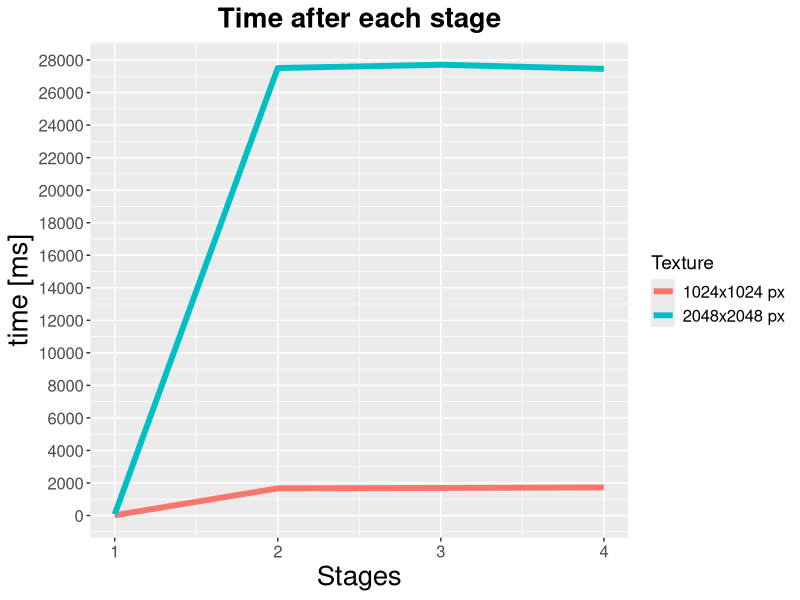
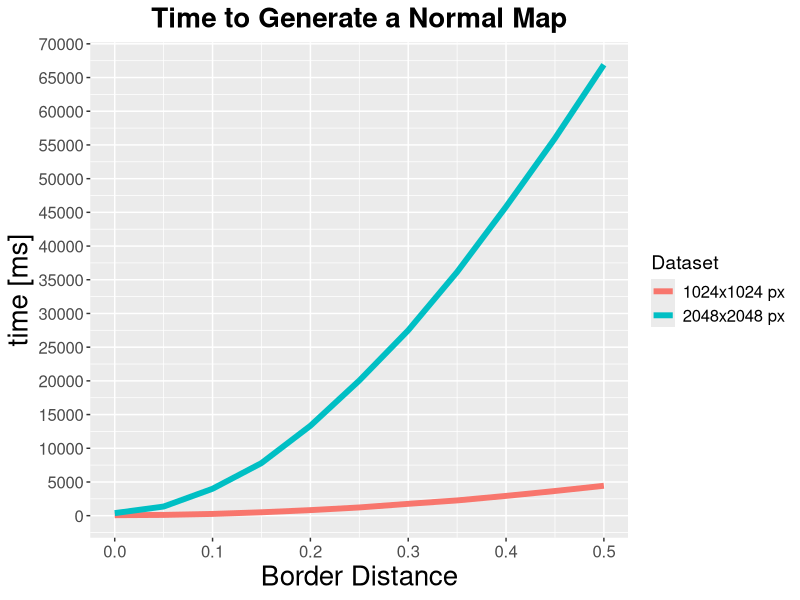
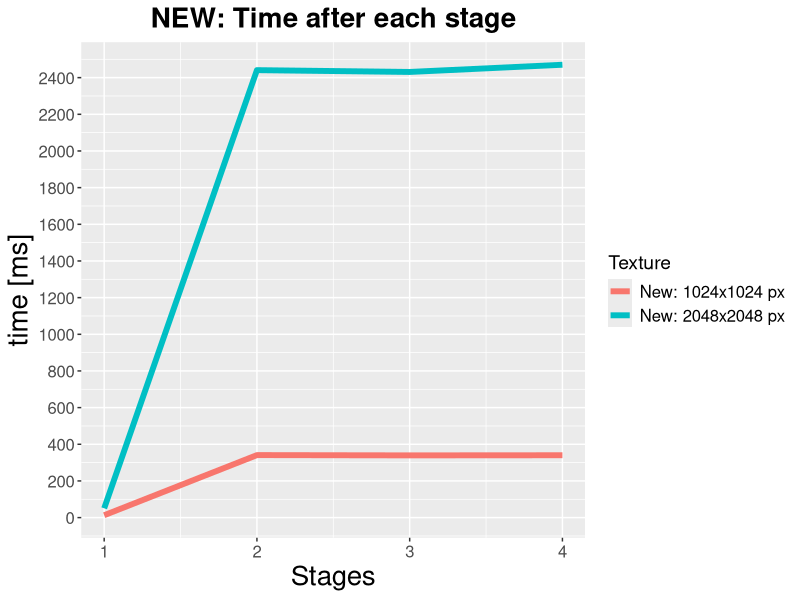
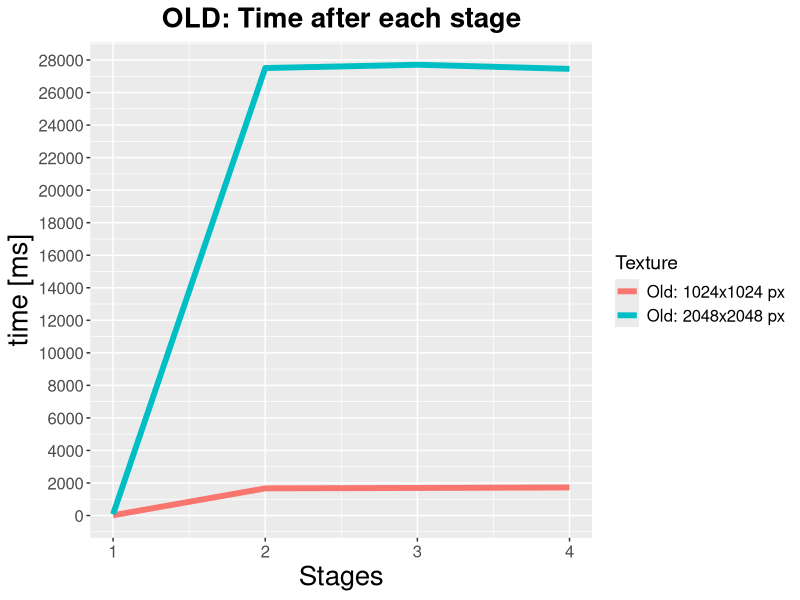
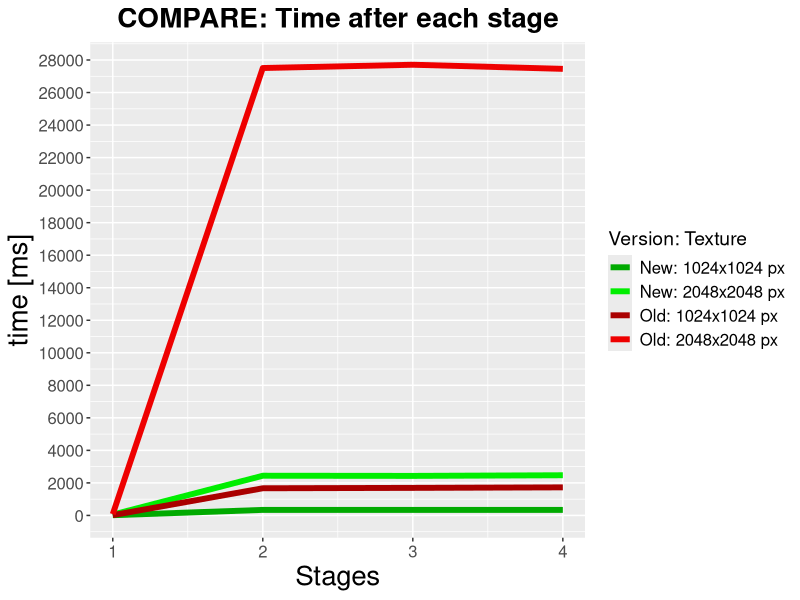
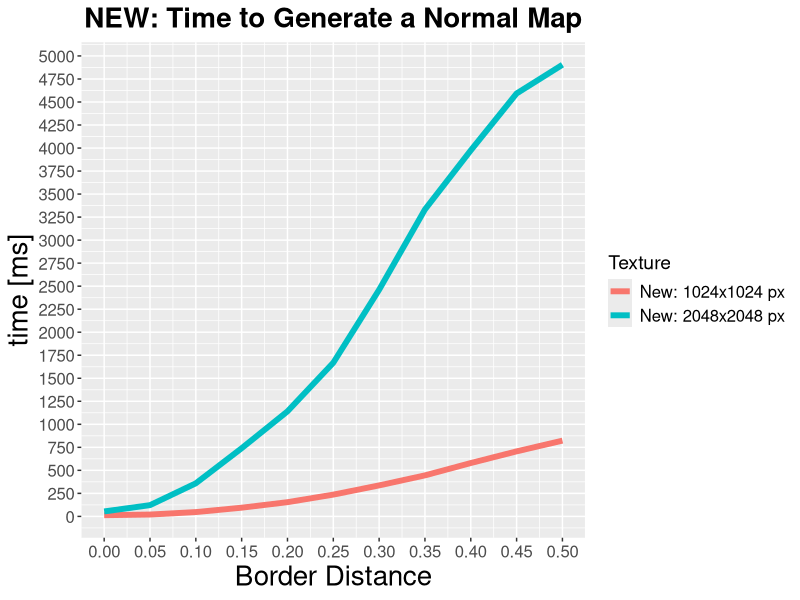
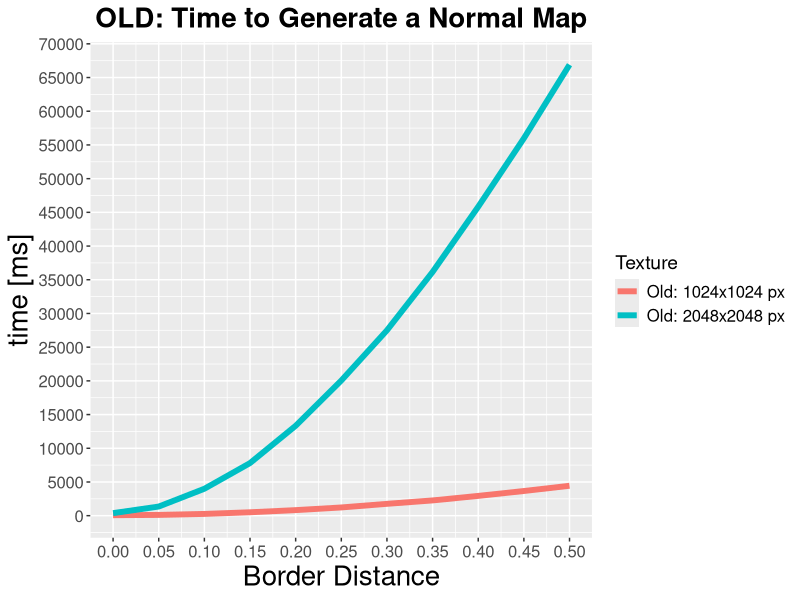
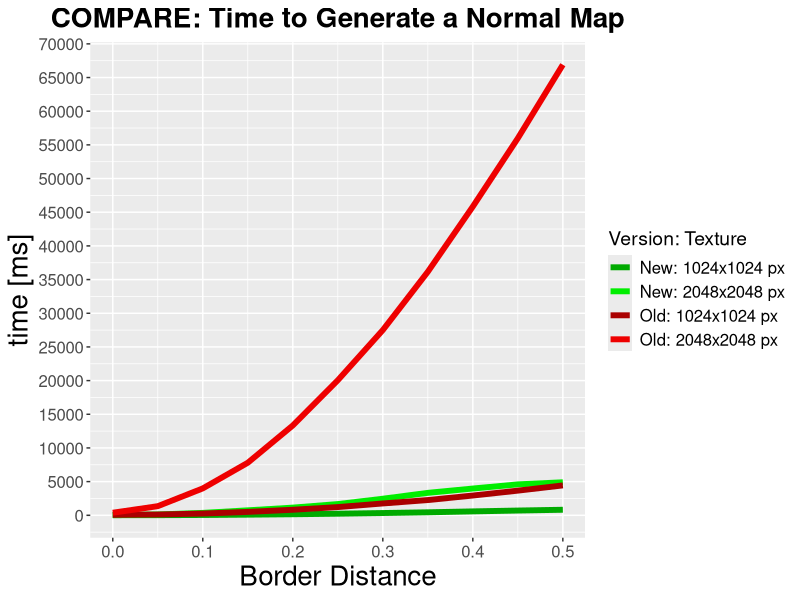

Source code (R) for these figures, in order:
## ---- chunk 1
library(tidyverse)

# Read both data files
x1 <- read_csv('data/old_2048_stages.txt', col_types = 'cnii') %>% mutate(dataset = "2048x2048 px")
x2 <- read_csv('data/old_1024_stages.txt', col_types = 'cnii') %>% mutate(dataset = "1024x1024 px")

# Combine into one data frame
combined_data <- bind_rows(x1, x2)

# Per stage plot
ggplot(combined_data, aes(x = as.numeric(stage), y = time, color = dataset)) + 
  stat_summary(fun = mean, geom = "line", linewidth = 2) +
  scale_y_continuous(n.breaks = 20) +
  labs(title = "Time after each stage", x = "Stages", y = "time [ms]", color = "Texture") +
  theme(
    axis.title = element_text(size = 20), 
    plot.title = element_text(size = 20, face = "bold", hjust = 0.5), 
    axis.text = element_text(size = 12),
    legend.title = element_text(size = 14),
    legend.text = element_text(size = 12)
  )
## ---- chunk 2
library(tidyverse)

# Read both data files
x1 <- read_csv('data/old_2048.txt', col_types = 'cnii') %>% mutate(dataset = "2048x2048 px")
x2 <- read_csv('data/old_1024.txt', col_types = 'cnii') %>% mutate(dataset = "1024x1024 px")

# Combine into one data frame
combined_data <- bind_rows(x1, x2)

# Full plot
ggplot(combined_data, aes(x = as.numeric(dist), y = time, color = dataset)) + 
  stat_summary(fun = mean, geom = "line", linewidth = 2) +
  scale_y_continuous(n.breaks = 20) +
  labs(title = "Time to Generate a Normal Map", x = "Border Distance", y = "time [ms]", color = "Dataset") +
  theme(
    axis.title = element_text(size = 20), 
    plot.title = element_text(size = 20, face = "bold", hjust = 0.5), 
    axis.text = element_text(size = 12),
    legend.title = element_text(size = 14),
    legend.text = element_text(size = 12)
  )
## ---- chunk 3
library(tidyverse)

# Read both data files
x1 <- read_csv('data/opt_2048_stages.txt', col_types = 'cnii') %>% mutate(dataset = "New: 2048x2048 px")
x2 <- read_csv('data/opt_1024_stages.txt', col_types = 'cnii') %>% mutate(dataset = "New: 1024x1024 px")

# Combine into one data frame
combined_data <- bind_rows(x1, x2)

# New plot
ggplot(combined_data, aes(x = as.numeric(stage), y = time, color = dataset)) + 
  stat_summary(fun = mean, geom = "line", linewidth = 2) +
  scale_y_continuous(n.breaks = 18) +
  labs(title = "NEW: Time after each stage", x = "Stages", y = "time [ms]", color = "Texture") +
  theme(
    axis.title = element_text(size = 20), 
    plot.title = element_text(size = 20, face = "bold", hjust = 0.5), 
    axis.text = element_text(size = 12),
    legend.title = element_text(size = 14),
    legend.text = element_text(size = 12)
  )

#------------------------------------------------------------------------------
# Read both data files
x3 <- read_csv('data/old_2048_stages.txt', col_types = 'cnii') %>% mutate(dataset = "Old: 2048x2048 px")
x4 <- read_csv('data/old_1024_stages.txt', col_types = 'cnii') %>% mutate(dataset = "Old: 1024x1024 px")

# Combine into one data frame
combined_data <- bind_rows(x3, x4)

# Old plot
ggplot(combined_data, aes(x = as.numeric(stage), y = time, color = dataset)) + 
  stat_summary(fun = mean, geom = "line", linewidth = 2) +
  scale_y_continuous(n.breaks = 21) +
  labs(title = "OLD: Time after each stage", x = "Stages", y = "time [ms]", color = "Texture") +
  theme(
    axis.title = element_text(size = 20), 
    plot.title = element_text(size = 20, face = "bold", hjust = 0.5), 
    axis.text = element_text(size = 12),
    legend.title = element_text(size = 14),
    legend.text = element_text(size = 12)
  )
## ---- chunk 4
library(tidyverse)

# Read data files
x1 <- read_csv('data/opt_2048_stages.txt', col_types = 'cnii') %>% mutate(dataset = "New: 2048x2048 px")
x2 <- read_csv('data/opt_1024_stages.txt', col_types = 'cnii') %>% mutate(dataset = "New: 1024x1024 px")
x3 <- read_csv('data/old_2048_stages.txt', col_types = 'cnii') %>% mutate(dataset = "Old: 2048x2048 px")
x4 <- read_csv('data/old_1024_stages.txt', col_types = 'cnii') %>% mutate(dataset = "Old: 1024x1024 px")

# Combine into one data frame
combined_data <- bind_rows(x1, x2, x3, x4)

# Combined plot
ggplot(combined_data, aes(x = as.numeric(stage), y = time, color = dataset)) + 
  stat_summary(fun = mean, geom = "line", linewidth = 2) +
  scale_y_continuous(n.breaks = 20) +
  scale_color_manual(
        values = c(
          "New: 2048x2048 px" = "#00EE00",
          "New: 1024x1024 px" = "#00AA00",
          "Old: 2048x2048 px" = "#EE0000",
          "Old: 1024x1024 px" = "#AA0000"
        )
      ) +
  labs(title = "COMPARE: Time after each stage", x = "Stages", y = "time [ms]", color = "Version: Texture") +
  theme(
    axis.title = element_text(size = 20), 
    plot.title = element_text(size = 20, face = "bold", hjust = 0.5), 
    axis.text = element_text(size = 12),
    legend.title = element_text(size = 14),
    legend.text = element_text(size = 12)
  )
## ---- chunk 5
library(tidyverse)

# Read both data files
x1 <- read_csv('data/opt_2048.txt', col_types = 'cnii') %>% mutate(dataset = "New: 2048x2048 px")
x2 <- read_csv('data/opt_1024.txt', col_types = 'cnii') %>% mutate(dataset = "New: 1024x1024 px")

# Combine into one data frame
combined_data <- bind_rows(x1, x2)

# New plot
ggplot(combined_data, aes(x = as.numeric(dist), y = time, color = dataset)) + 
  stat_summary(fun = mean, geom = "line", linewidth = 2) +
  scale_y_continuous(n.breaks = 21) +
  scale_x_continuous(n.breaks = 11) +
  labs(title = "NEW: Time to Generate a Normal Map", x = "Border Distance", y = "time [ms]", color = "Texture") +
  theme(
    axis.title = element_text(size = 20), 
    plot.title = element_text(size = 20, face = "bold", hjust = 0.5), 
    axis.text = element_text(size = 12),
    legend.title = element_text(size = 14),
    legend.text = element_text(size = 12)
  )

#------------------------------------------------------------------------------
# Read both data files
x3 <- read_csv('data/old_2048.txt', col_types = 'cnii') %>% mutate(dataset = "Old: 2048x2048 px")
x4 <- read_csv('data/old_1024.txt', col_types = 'cnii') %>% mutate(dataset = "Old: 1024x1024 px")

# Combine into one data frame
combined_data <- bind_rows(x3, x4)

# Old plot
ggplot(combined_data, aes(x = as.numeric(dist), y = time, color = dataset)) + 
  stat_summary(fun = mean, geom = "line", linewidth = 2) +
  scale_y_continuous(n.breaks = 21) +
  scale_x_continuous(n.breaks = 11) +
  labs(title = "OLD: Time to Generate a Normal Map", x = "Border Distance", y = "time [ms]", color = "Texture") +
  theme(
    axis.title = element_text(size = 20), 
    plot.title = element_text(size = 20, face = "bold", hjust = 0.5), 
    axis.text = element_text(size = 12),
    legend.title = element_text(size = 14),
    legend.text = element_text(size = 12)
  )
## ---- chunk 6
library(tidyverse)

# Read data files
x1 <- read_csv('data/opt_2048.txt', col_types = 'cnii') %>% mutate(dataset = "New: 2048x2048 px")
x2 <- read_csv('data/opt_1024.txt', col_types = 'cnii') %>% mutate(dataset = "New: 1024x1024 px")
x3 <- read_csv('data/old_2048.txt', col_types = 'cnii') %>% mutate(dataset = "Old: 2048x2048 px")
x4 <- read_csv('data/old_1024.txt', col_types = 'cnii') %>% mutate(dataset = "Old: 1024x1024 px")

# Combine into one data frame
combined_data <- bind_rows(x1, x2, x3, x4)

# Compare plot
cmp_plot <- ggplot(combined_data, aes(x = as.numeric(dist), y = time, color = dataset)) + 
  stat_summary(fun = mean, geom = "line", linewidth = 2) +
  scale_y_continuous(n.breaks = 20) +
  scale_color_manual(
        values = c(
          "New: 2048x2048 px" = "#00EE00",
          "New: 1024x1024 px" = "#00AA00",
          "Old: 2048x2048 px" = "#EE0000",
          "Old: 1024x1024 px" = "#AA0000"
        )
      ) +
  labs(title = "COMPARE: Time to Generate a Normal Map", x = "Border Distance", y = "time [ms]", color = "Version: Texture") +
  theme(
    axis.title = element_text(size = 20), 
    plot.title = element_text(size = 20, face = "bold", hjust = 0.5), 
    axis.text = element_text(size = 12),
    legend.title = element_text(size = 14),
    legend.text = element_text(size = 12)
  )

cmp_plot

#------------------------------------------------------------------------------
# Zoomed compare plot
cmp_plot +
  coord_cartesian(xlim = c(0, 0.2), ylim = c(0, 8000))+
  labs(title = "ZOOM COMPARE: Time to Generate a Normal Map") +
  theme(plot.title = element_text(size = 15, face = "bold", hjust = 0.5))

#------------------------------------------------------------------------------
# Calculate mean times
means <- combined_data %>%
  group_by(dist, dataset) %>%
  summarise(mean_time = mean(time), .groups = 'drop')

# Make wide for speed-up calculation
speedup <- means %>%
  pivot_wider(names_from = dataset, values_from = mean_time) %>%
  transmute(
    dist = as.numeric(dist),
    `Speedup: 2048x2048` = `Old: 2048x2048 px` / `New: 2048x2048 px`,
    `Speedup: 1024x1024` = `Old: 1024x1024 px` / `New: 1024x1024 px`
  )

# Since the new version has measurements for `Border Distance` > 0.5
speedup_filtered <- speedup %>%
  filter(dist <= 0.5) %>%
  drop_na()

# Plot the speed-up graph
ggplot(speedup_filtered, aes(x = dist)) +
  geom_line(aes(y = `Speedup: 2048x2048`, color = "2048x2048 px"), linewidth = 2) +
  geom_line(aes(y = `Speedup: 1024x1024`, color = "1024x1024 px"), linewidth = 2) +
  scale_y_continuous(n.breaks = 12) +
  scale_color_manual(
    values = c(
      "2048x2048 px" = "#3333FF",
      "1024x1024 px" = "#00AAFF"
    )
  ) +
  labs(title = "Speed-Up: Old version vs New version", x = "Border Distance", y = "Speed-Up (Old Time/New Time)", , color = "Texture") +
  theme(
    axis.title = element_text(size = 20),
    plot.title = element_text(size = 20, face = "bold", hjust = 0.5),
    axis.text = element_text(size = 12),
    legend.title = element_text(size = 14),
    legend.text = element_text(size = 12)
  ) +
  coord_cartesian(xlim = c(0, 0.5), ylim = c(0, 14))
## ---- chunk 7
